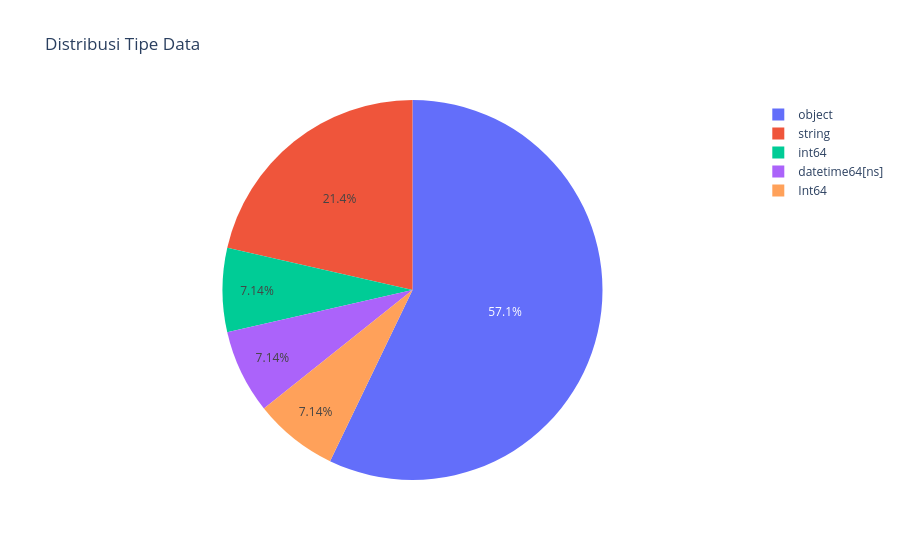

Notebook cell for this chart:
### Code cell
data_types = df_clean.dtypes.astype(str).value_counts()
fig = go.Figure(data=[go.Pie(labels=data_types.index, values=data_types.values)])
fig.update_layout(title="Distribusi Tipe Data")
fig.show()

### Figure 1 — Plotly figure (JSON) as saved in the notebook; plotly's stock layout.template omitted (floating-point values rounded to 4 significant figures)
{"data": [{"labels": ["object", "string", "int64", "datetime64[ns]", "Int64"], "type": "pie", "values": [8, 3, 1, 1, 1]}], "layout": {"title": {"text": "Distribusi Tipe Data"}}}
